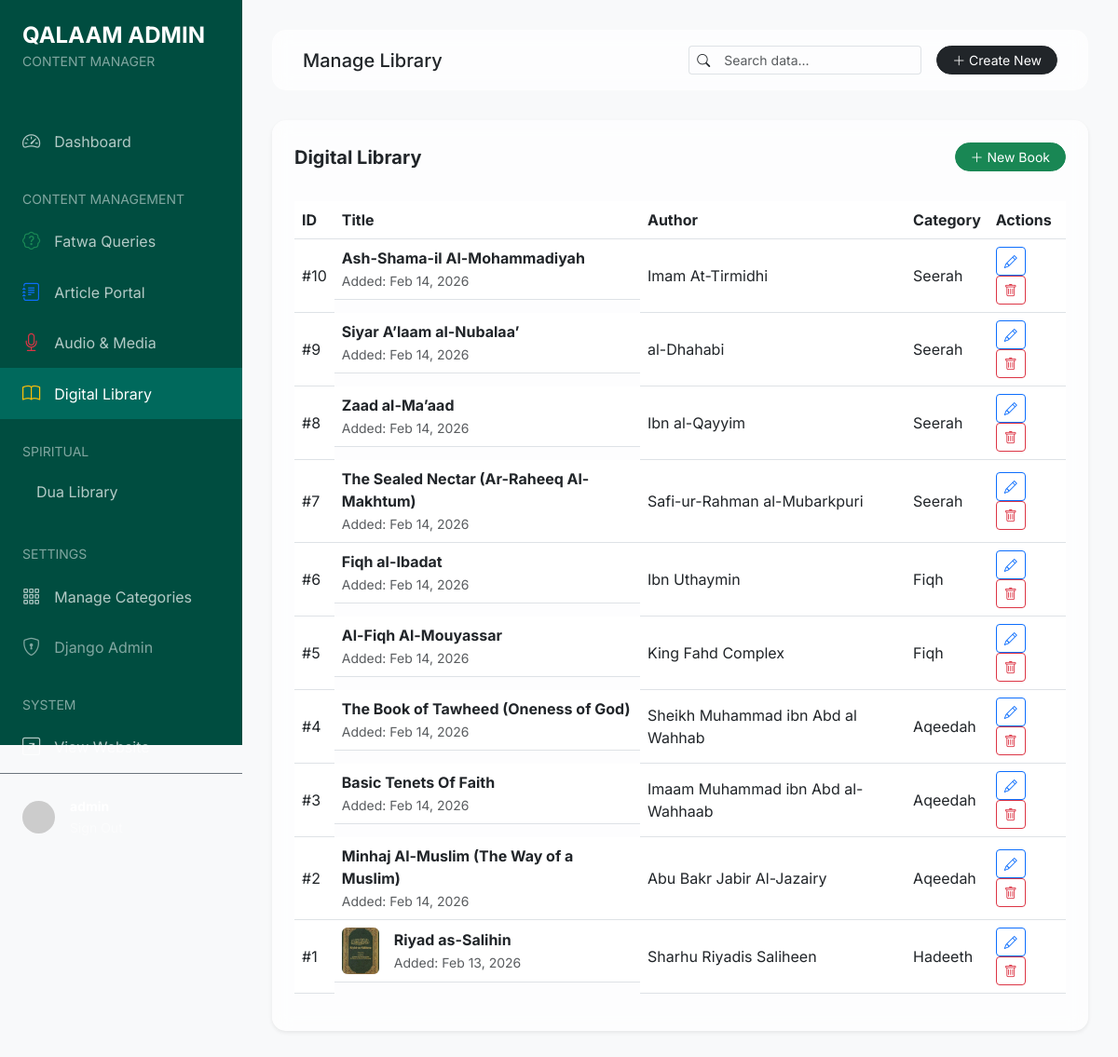
The app's page /admin-panel/books/ (signed in) with its own data.
### content/models.py (models this page shows, shortened)
class Book(models.Model):
    title = models.CharField(max_length=500)
    author = models.CharField(max_length=200)
    cover_image = models.ImageField(upload_to='books/covers/')
    pdf_file = models.FileField(upload_to='books/pdfs/')
    description = models.TextField(blank=True)
    category = models.ForeignKey(ContentCategory, on_delete=models.CASCADE, related_name='books')
    created_at = models.DateTimeField(auto_now_add=True)

class ContentCategory(MPTTModel):
    name = models.CharField(max_length=200)
    parent = TreeForeignKey('self', on_delete=models.CASCADE, null=True, blank=True, related_name='children')
    slug = models.SlugField(unique=True)
    icon = models.CharField(max_length=50, default='bi-folder', help_text="Bootstrap icon class (e.g., bi-book)")
    class MPTTMeta:
        order_insertion_by = ['name']

### dashboard/views.py (the view)
# urls.py: path('books/', views.DashBookListView.as_view(), name='book_list'),
class DashBookListView(LoginRequiredMixin, StaffRequiredMixin, ListView):
    model = Book
    template_name = 'dashboard/book_list.html'
    context_object_name = 'books'
    paginate_by = 15
    ordering = ['-created_at']

### dashboard/views.py (called while the page is built)
    def test_func(self):
        return self.request.user.is_staff

### templates/dashboard/book_list.html
{% extends 'dashboard/base.html' %}
{% block page_title %}Manage Library{% endblock %}
{% block main %}
<div class="card card-glass border-0 shadow-sm">
    <div class="card-header bg-transparent border-0 pt-4 px-4 d-flex justify-content-between align-items-center">
        <h5 class="mb-0 fw-bold">Digital Library</h5>
        <a href="{% url 'dashboard:book_create' %}" class="btn btn-sm btn-success rounded-pill px-3">
            <i class="bi bi-plus-lg"></i> New Book
        </a>
    </div>
    <div class="card-body p-4">
        <div class="table-responsive">
            <table class="table table-hover align-middle">
                <thead>
                    <tr>
                        <th>ID</th>
                        <th>Title</th>
                        <th>Author</th>
                        <th>Category</th>
                        <th>Actions</th>
                    </tr>
                </thead>
                <tbody>
                    {% for book in books %}
                    <tr>
                        <td>#{{ book.id }}</td>
                        <td class="d-flex align-items-center">
                            {% if book.cover_image %}
                            <img src="{{ book.cover_image.url }}" class="rounded me-3"
                                style="width: 40px; height: 50px; object-fit: cover;">
                            {% endif %}
                            <div>
                                <div class="fw-bold">{{ book.title|truncatechars:50 }}</div>
                                <small class="text-muted">Added: {{ book.created_at|date:"M d, Y" }}</small>
                            </div>
                        </td>
                        <td>{{ book.author }}</td>
                        <td>{{ book.category.name }}</td>
                        <td>
                            <a href="{% url 'dashboard:book_edit' book.pk %}" class="btn btn-sm btn-outline-primary"><i
                                    class="bi bi-pencil"></i></a>
                            <a href="{% url 'dashboard:book_delete' book.pk %}" class="btn btn-sm btn-outline-danger"><i
                                    class="bi bi-trash"></i></a>
                        </td>
                    </tr>
                    {% empty %}
                    <tr>
                        <td colspan="5" class="text-center py-4 text-muted">No books found.</td>
                    </tr>
                    {% endfor %}
                </tbody>
            </table>
        </div>
    </div>
</div>
{% endblock %}

### templates/dashboard/base.html (style rules this page uses)
:root { --sidebar-width: 260px; --primary-bg: #f8f9fa; --sidebar-bg: #004d40; --sidebar-hover: #00695c; --accent-color: #ffd700; }
body { font-family: 'Inter', sans-serif; background-color: var(--primary-bg); overflow-x: hidden; }
.card-glass { background: rgba(255, 255, 255, 0.7); backdrop-filter: blur(10px); border: 1px solid rgba(255, 255, 255, 0.3); border-radius: 15px; }

### records on screen
Book: id "10", title "Ash-Shama-il Al-Mohammadiyah", created_at "Feb 14, 2026", author "Imam At-Tirmidhi", category.name "Seerah"
Book: id "9", title "Siyar A’laam al-Nubalaa’", created_at "Feb 14, 2026", author "al-Dhahabi", category.name "Seerah"
Book: id "8", title "Zaad al-Ma’aad", created_at "Feb 14, 2026", author "Ibn al-Qayyim", category.name "Seerah"
Book: id "7", title "The Sealed Nectar (Ar-Raheeq Al-Makhtum)", created_at "Feb 14, 2026", author "Safi-ur-Rahman al-Mubarkpuri", category.name "Seerah"
Book: id "6", title "Fiqh al-Ibadat", created_at "Feb 14, 2026", author "Ibn Uthaymin", category.name "Fiqh"
Book: id "5", title "Al-Fiqh Al-Mouyassar", created_at "Feb 14, 2026", author "King Fahd Complex", category.name "Fiqh"
Book: id "4", title "The Book of Tawheed (Oneness of God)", created_at "Feb 14, 2026", author "Sheikh Muhammad ibn Abd al Wahhab", category.name "Aqeedah"
Book: id "3", title "Basic Tenets Of Faith", created_at "Feb 14, 2026", author "Imaam Muhammad ibn Abd al-Wahhaab", category.name "Aqeedah"
Book: id "2", title "Minhaj Al-Muslim (The Way of a Muslim)", created_at "Feb 14, 2026", author "Abu Bakr Jabir Al-Jazairy", category.name "Aqeedah"
Book: id "1", cover_image (picture), title "Riyad as-Salihin", created_at "Feb 13, 2026", author "Sharhu Riyadis Saliheen", category.name "Hadeeth"
